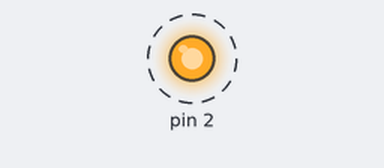
A sketch run on a simulated Arduino Uno, built with avr-gcc and run on an emulated ATmega328P. Shown: output pins drawn as LEDs (lit = HIGH). Dashed ring = blinking. Pins used as bus, display or sensor lines are not drawn.

Above: at 0.5 s.
Timing chart, 0 to 4.6 s (numbered marks = the images above):
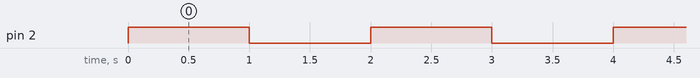

The sketch:

sketch_jun09a.ino
```cpp
void setup () {
  Serial.begin(9600);
  pinMode(0, OUTPUT);
  pinMode(2, OUTPUT);
}
void loop () {
  digitalWrite(2, HIGH);
  delay(1000);
  digitalWrite(2, LOW);
  digitalWrite(0, HIGH);
  delay(1000);
  digitalWrite(0, LOW);
}
```

Measured:
- by itself, pin 2: alternates HIGH for 1.0 s and LOW for 1.0 s
